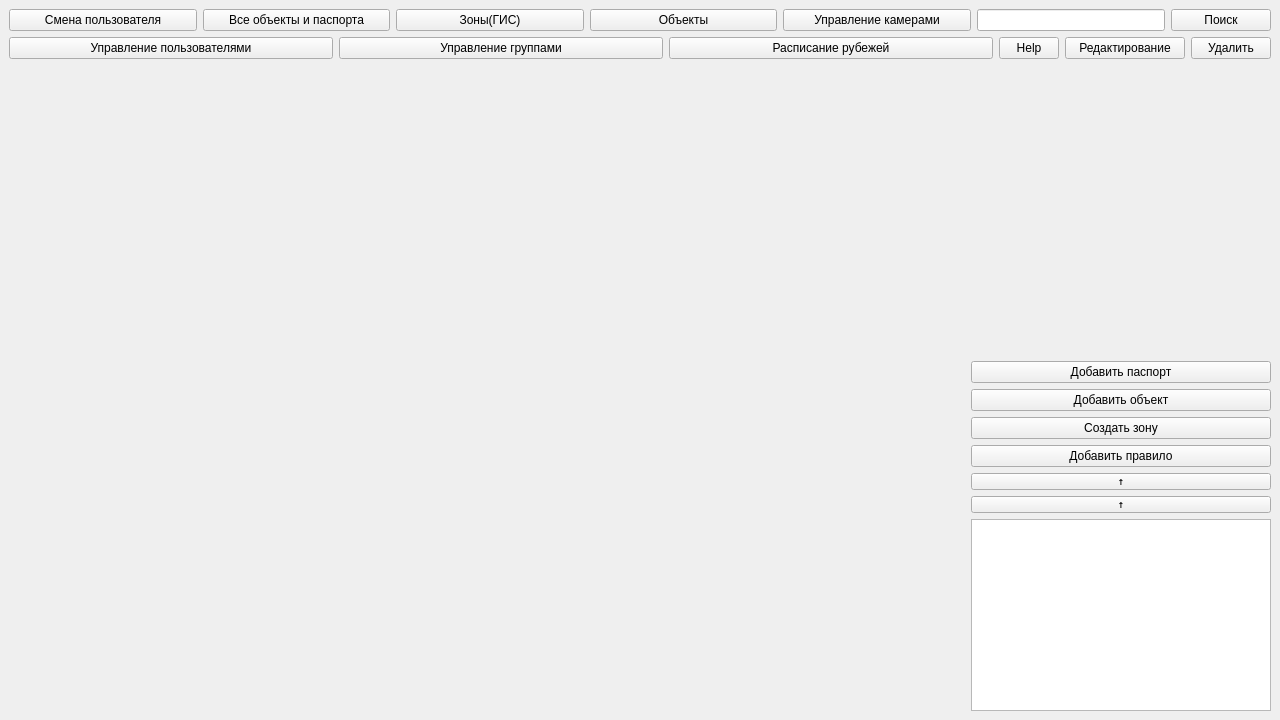
<?xml version="1.0" encoding="UTF-8"?>
<ui version="4.0">
 <class>MainWindow</class>
 <widget class="QMainWindow" name="MainWindow">
  <property name="geometry">
   <rect>
    <x>0</x>
    <y>0</y>
    <width>1280</width>
    <height>720</height>
   </rect>
  </property>
  <property name="windowTitle">
   <string>sEye 1.0</string>
  </property>
  <widget class="QWidget" name="centralwidget">
   <layout class="QVBoxLayout" name="verticalLayout">
    <item>
     <layout class="QHBoxLayout" name="horizontalLayout">
      <property name="spacing">
       <number>6</number>
      </property>
      <property name="sizeConstraint">
       <enum>QLayout::SetDefaultConstraint</enum>
      </property>
      <property name="leftMargin">
       <number>0</number>
      </property>
      <property name="topMargin">
       <number>0</number>
      </property>
      <property name="rightMargin">
       <number>0</number>
      </property>
      <item>
       <widget class="QPushButton" name="pushButton_3">
        <property name="text">
         <string>Смена пользователя</string>
        </property>
       </widget>
      </item>
      <item>
       <widget class="QPushButton" name="pushButton_6">
        <property name="text">
         <string>Все объекты и паспорта</string>
        </property>
       </widget>
      </item>
      <item>
       <widget class="QPushButton" name="pushButton_5">
        <property name="text">
         <string>Зоны(ГИС)</string>
        </property>
       </widget>
      </item>
      <item>
       <widget class="QPushButton" name="pushButton_2">
        <property name="text">
         <string>Объекты</string>
        </property>
       </widget>
      </item>
      <item>
       <widget class="QPushButton" name="pushButton_4">
        <property name="text">
         <string>Управление камерами</string>
        </property>
       </widget>
      </item>
      <item>
       <widget class="QLineEdit" name="searchBox">
        <property name="sizePolicy">
         <sizepolicy hsizetype="Fixed" vsizetype="Fixed">
          <horstretch>0</horstretch>
          <verstretch>0</verstretch>
         </sizepolicy>
        </property>
        <property name="minimumSize">
         <size>
          <width>188</width>
          <height>0</height>
         </size>
        </property>
       </widget>
      </item>
      <item>
       <widget class="QPushButton" name="searchButton">
        <property name="sizePolicy">
         <sizepolicy hsizetype="Fixed" vsizetype="Fixed">
          <horstretch>0</horstretch>
          <verstretch>0</verstretch>
         </sizepolicy>
        </property>
        <property name="minimumSize">
         <size>
          <width>100</width>
          <height>0</height>
         </size>
        </property>
        <property name="maximumSize">
         <size>
          <width>100</width>
          <height>16777215</height>
         </size>
        </property>
        <property name="text">
         <string>Поиск</string>
        </property>
       </widget>
      </item>
     </layout>
    </item>
    <item>
     <layout class="QHBoxLayout" name="horizontalLayout_4">
      <item>
       <widget class="QPushButton" name="pushButton_9">
        <property name="text">
         <string>Управление пользователями</string>
        </property>
       </widget>
      </item>
      <item>
       <widget class="QPushButton" name="pushButton_8">
        <property name="text">
         <string>Управление группами</string>
        </property>
       </widget>
      </item>
      <item>
       <widget class="QPushButton" name="pushButton_7">
        <property name="text">
         <string>Расписание рубежей</string>
        </property>
       </widget>
      </item>
      <item>
       <widget class="QDialogButtonBox" name="buttonBox">
        <property name="maximumSize">
         <size>
          <width>60</width>
          <height>16777215</height>
         </size>
        </property>
        <property name="font">
         <font>
          <weight>50</weight>
          <bold>false</bold>
          <kerning>true</kerning>
         </font>
        </property>
        <property name="standardButtons">
         <set>QDialogButtonBox::Help</set>
        </property>
       </widget>
      </item>
      <item>
       <widget class="QPushButton" name="pushButton_11">
        <property name="maximumSize">
         <size>
          <width>120</width>
          <height>16777215</height>
         </size>
        </property>
        <property name="text">
         <string>Редактирование</string>
        </property>
       </widget>
      </item>
      <item>
       <widget class="QPushButton" name="pushButton_12">
        <property name="maximumSize">
         <size>
          <width>80</width>
          <height>16777215</height>
         </size>
        </property>
        <property name="text">
         <string>Удалить</string>
        </property>
       </widget>
      </item>
     </layout>
    </item>
    <item>
     <layout class="QHBoxLayout" name="horizontalLayout_3">
      <item>
       <widget class="QStackedWidget" name="mainStackedWidget"/>
      </item>
      <item>
       <layout class="QVBoxLayout" name="verticalLayout_2">
        <property name="sizeConstraint">
         <enum>QLayout::SetMinimumSize</enum>
        </property>
        <item>
         <widget class="QStackedWidget" name="smallStackedWidget">
          <property name="enabled">
           <bool>true</bool>
          </property>
          <property name="sizePolicy">
           <sizepolicy hsizetype="Maximum" vsizetype="Preferred">
            <horstretch>0</horstretch>
            <verstretch>0</verstretch>
           </sizepolicy>
          </property>
          <property name="minimumSize">
           <size>
            <width>300</width>
            <height>0</height>
           </size>
          </property>
          <property name="maximumSize">
           <size>
            <width>16777215</width>
            <height>16777215</height>
           </size>
          </property>
          <property name="baseSize">
           <size>
            <width>0</width>
            <height>0</height>
           </size>
          </property>
          <property name="lineWidth">
           <number>1</number>
          </property>
          <property name="currentIndex">
           <number>-1</number>
          </property>
         </widget>
        </item>
        <item>
         <layout class="QVBoxLayout" name="verticalLayout_3">
          <item>
           <widget class="QPushButton" name="pushButton_14">
            <property name="text">
             <string>Добавить паспорт</string>
            </property>
           </widget>
          </item>
          <item>
           <widget class="QPushButton" name="pushButton_15">
            <property name="text">
             <string>Добавить объект</string>
            </property>
           </widget>
          </item>
          <item>
           <widget class="QPushButton" name="pushButton_16">
            <property name="text">
             <string>Создать зону</string>
            </property>
           </widget>
          </item>
          <item>
           <widget class="QPushButton" name="pushButton_17">
            <property name="text">
             <string>Добавить правило</string>
            </property>
           </widget>
          </item>
         </layout>
        </item>
        <item>
         <widget class="QPushButton" name="pushButton_18">
          <property name="maximumSize">
           <size>
            <width>16777215</width>
            <height>17</height>
           </size>
          </property>
          <property name="font">
           <font>
            <family>Myanmar Text</family>
            <pointsize>6</pointsize>
            <weight>75</weight>
            <italic>false</italic>
            <bold>true</bold>
            <underline>false</underline>
            <strikeout>false</strikeout>
            <kerning>true</kerning>
           </font>
          </property>
          <property name="layoutDirection">
           <enum>Qt::LeftToRight</enum>
          </property>
          <property name="text">
           <string>↑</string>
          </property>
         </widget>
        </item>
        <item>
         <widget class="QPushButton" name="pushButton_13">
          <property name="maximumSize">
           <size>
            <width>16777215</width>
            <height>17</height>
           </size>
          </property>
          <property name="font">
           <font>
            <family>Myanmar Text</family>
            <pointsize>6</pointsize>
            <weight>75</weight>
            <italic>false</italic>
            <bold>true</bold>
            <underline>false</underline>
            <strikeout>false</strikeout>
            <kerning>true</kerning>
           </font>
          </property>
          <property name="layoutDirection">
           <enum>Qt::LeftToRight</enum>
          </property>
          <property name="text">
           <string>↑</string>
          </property>
         </widget>
        </item>
        <item>
         <widget class="QListWidget" name="listWidget">
          <property name="sizePolicy">
           <sizepolicy hsizetype="Minimum" vsizetype="Preferred">
            <horstretch>0</horstretch>
            <verstretch>0</verstretch>
           </sizepolicy>
          </property>
          <property name="minimumSize">
           <size>
            <width>300</width>
            <height>0</height>
           </size>
          </property>
          <property name="flow">
           <enum>QListView::TopToBottom</enum>
          </property>
         </widget>
        </item>
       </layout>
      </item>
     </layout>
    </item>
   </layout>
  </widget>
 </widget>
 <resources/>
 <connections/>
</ui>
